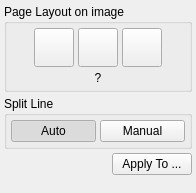
<?xml version="1.0" encoding="UTF-8"?>
<ui version="4.0">
 <class>PageSplitOptionsWidget</class>
 <widget class="QWidget" name="PageSplitOptionsWidget">
  <property name="geometry">
   <rect>
    <x>0</x>
    <y>0</y>
    <width>196</width>
    <height>193</height>
   </rect>
  </property>
  <property name="sizePolicy">
   <sizepolicy hsizetype="Preferred" vsizetype="Preferred">
    <horstretch>0</horstretch>
    <verstretch>0</verstretch>
   </sizepolicy>
  </property>
  <property name="windowTitle">
   <string>Form</string>
  </property>
  <layout class="QVBoxLayout" name="verticalLayout_3">
   <property name="spacing">
    <number>4</number>
   </property>
   <property name="leftMargin">
    <number>4</number>
   </property>
   <property name="topMargin">
    <number>4</number>
   </property>
   <property name="rightMargin">
    <number>4</number>
   </property>
   <property name="bottomMargin">
    <number>4</number>
   </property>
   <item>
    <widget class="QGroupBox" name="pageLayoutGroupBox">
     <property name="title">
      <string>Page Layout on image</string>
     </property>
     <layout class="QVBoxLayout" name="verticalLayout">
      <property name="spacing">
       <number>4</number>
      </property>
      <property name="leftMargin">
       <number>4</number>
      </property>
      <property name="topMargin">
       <number>4</number>
      </property>
      <property name="rightMargin">
       <number>4</number>
      </property>
      <property name="bottomMargin">
       <number>4</number>
      </property>
      <item>
       <layout class="QHBoxLayout" name="horizontalLayout">
        <property name="sizeConstraint">
         <enum>QLayout::SetDefaultConstraint</enum>
        </property>
        <item>
         <spacer name="horizontalSpacer">
          <property name="orientation">
           <enum>Qt::Horizontal</enum>
          </property>
          <property name="sizeHint" stdset="0">
           <size>
            <width>4</width>
            <height>20</height>
           </size>
          </property>
         </spacer>
        </item>
        <item>
         <widget class="QToolButton" name="singlePageUncutBtn">
          <property name="icon">
           <iconset resource="../../../../app/resources/resources.qrc">
            <normaloff>:/icons/single_page_uncut.png</normaloff>
            <normalon>:/icons/single_page_uncut_selected.png</normalon>:/icons/single_page_uncut.png</iconset>
          </property>
          <property name="iconSize">
           <size>
            <width>32</width>
            <height>32</height>
           </size>
          </property>
          <property name="checkable">
           <bool>true</bool>
          </property>
          <property name="checked">
           <bool>false</bool>
          </property>
          <property name="autoExclusive">
           <bool>true</bool>
          </property>
         </widget>
        </item>
        <item>
         <widget class="QToolButton" name="pagePlusOffcutBtn">
          <property name="icon">
           <iconset resource="../../../../app/resources/resources.qrc">
            <normaloff>:/icons/right_page_plus_offcut.png</normaloff>
            <normalon>:/icons/right_page_plus_offcut_selected.png</normalon>:/icons/right_page_plus_offcut.png</iconset>
          </property>
          <property name="iconSize">
           <size>
            <width>32</width>
            <height>32</height>
           </size>
          </property>
          <property name="checkable">
           <bool>true</bool>
          </property>
          <property name="checked">
           <bool>false</bool>
          </property>
          <property name="autoExclusive">
           <bool>true</bool>
          </property>
         </widget>
        </item>
        <item>
         <widget class="QToolButton" name="twoPagesBtn">
          <property name="icon">
           <iconset resource="../../../../app/resources/resources.qrc">
            <normaloff>:/icons/two_pages.png</normaloff>
            <normalon>:/icons/two_pages_selected.png</normalon>:/icons/two_pages.png</iconset>
          </property>
          <property name="iconSize">
           <size>
            <width>32</width>
            <height>32</height>
           </size>
          </property>
          <property name="checkable">
           <bool>true</bool>
          </property>
          <property name="autoExclusive">
           <bool>true</bool>
          </property>
         </widget>
        </item>
        <item>
         <spacer name="horizontalSpacer_2">
          <property name="orientation">
           <enum>Qt::Horizontal</enum>
          </property>
          <property name="sizeHint" stdset="0">
           <size>
            <width>4</width>
            <height>20</height>
           </size>
          </property>
         </spacer>
        </item>
       </layout>
      </item>
      <item>
       <widget class="QLabel" name="scopeLabel">
        <property name="text">
         <string>?</string>
        </property>
        <property name="alignment">
         <set>Qt::AlignCenter</set>
        </property>
       </widget>
      </item>
     </layout>
    </widget>
   </item>
   <item>
    <widget class="QGroupBox" name="pageSplitLineGroup">
     <property name="title">
      <string>Split Line</string>
     </property>
     <layout class="QVBoxLayout" name="verticalLayout_2">
      <property name="spacing">
       <number>4</number>
      </property>
      <property name="leftMargin">
       <number>4</number>
      </property>
      <property name="topMargin">
       <number>4</number>
      </property>
      <property name="rightMargin">
       <number>4</number>
      </property>
      <property name="bottomMargin">
       <number>4</number>
      </property>
      <item>
       <layout class="QHBoxLayout" name="horizontalLayout_3">
        <item>
         <widget class="QPushButton" name="autoBtn">
          <property name="sizePolicy">
           <sizepolicy hsizetype="MinimumExpanding" vsizetype="Fixed">
            <horstretch>0</horstretch>
            <verstretch>0</verstretch>
           </sizepolicy>
          </property>
          <property name="text">
           <string>Auto</string>
          </property>
          <property name="checkable">
           <bool>true</bool>
          </property>
          <property name="checked">
           <bool>true</bool>
          </property>
          <property name="autoExclusive">
           <bool>true</bool>
          </property>
         </widget>
        </item>
        <item>
         <widget class="QPushButton" name="manualBtn">
          <property name="sizePolicy">
           <sizepolicy hsizetype="MinimumExpanding" vsizetype="Fixed">
            <horstretch>0</horstretch>
            <verstretch>0</verstretch>
           </sizepolicy>
          </property>
          <property name="text">
           <string>Manual</string>
          </property>
          <property name="checkable">
           <bool>true</bool>
          </property>
          <property name="autoExclusive">
           <bool>true</bool>
          </property>
         </widget>
        </item>
       </layout>
      </item>
     </layout>
    </widget>
   </item>
   <item>
    <layout class="QHBoxLayout">
     <item>
      <spacer>
       <property name="orientation">
        <enum>Qt::Horizontal</enum>
       </property>
       <property name="sizeHint" stdset="0">
        <size>
         <width>4</width>
         <height>20</height>
        </size>
       </property>
      </spacer>
     </item>
     <item>
      <widget class="QPushButton" name="layoutApplyBtn">
       <property name="text">
        <string>Apply To ...</string>
       </property>
      </widget>
     </item>
    </layout>
   </item>
   <item>
    <spacer name="verticalSpacer">
     <property name="orientation">
      <enum>Qt::Vertical</enum>
     </property>
     <property name="sizeHint" stdset="0">
      <size>
       <width>20</width>
       <height>20</height>
      </size>
     </property>
    </spacer>
   </item>
  </layout>
 </widget>
 <resources>
  <include location="../../../../app/resources/resources.qrc"/>
 </resources>
 <connections/>
</ui>
